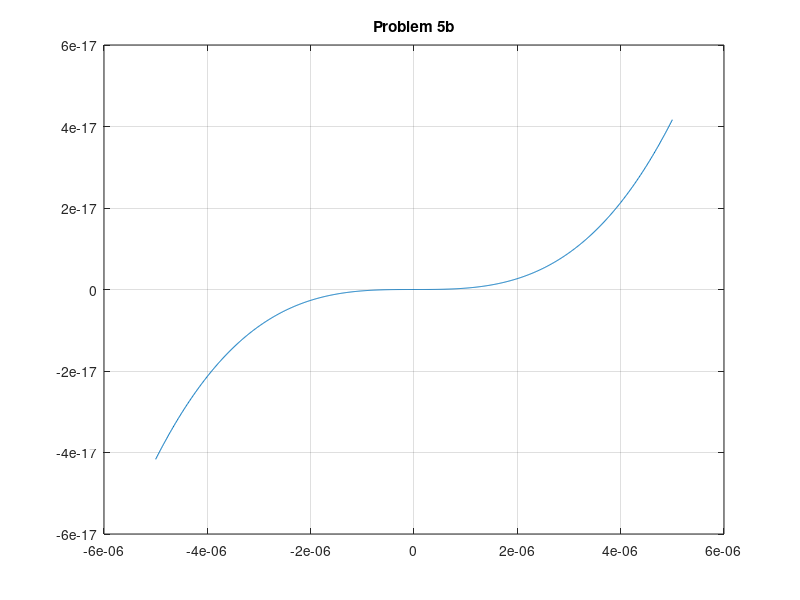

The MATLAB source for this figure:
%% Problem 1b
eps = 5e-3;
sum_pi = 0;
n = 0;

while 4/(2*n+3) > eps
    sum_pi = sum_pi + (-1)^n/(2*n+1);
    n = n + 1;
end

pi_approx = 4*sum_pi;
error = abs(pi - pi_approx);

fprintf('Approximation: %.6f\n', pi_approx)
fprintf('Actual error: %.6e\n', error)
fprintf('Number of terms: %d\n', n)
%% 1c
eps_vals = logspace(-4,-1,30);   % tolerances
N_vals = zeros(size(eps_vals));
err_act = zeros(size(eps_vals));

for k = 1:length(eps_vals)
    eps = eps_vals(k);
    sum_pi = 0;
    n = 0;

    while 4/(2*n+3) > eps
        sum_pi = sum_pi + (-1)^n/(2*n+1);
        n = n + 1;
    end

    pi_approx = 4*sum_pi;
    N_vals(k) = n;
    err_act(k) = abs(pi - pi_approx);
end

loglog(N_vals, eps_vals, 'ro-', ...
       N_vals, err_act, 'bx-')
grid on
xlabel('Number of terms N')
ylabel('Error / Tolerance')
legend('\epsilon (tolerance)', 'Actual error', 'Location','southwest')
%% 2
x = logspace(-6,-1,100);
f1 = sin(x.^2)./x.^2;
f2 = (sin(x)).^2./x.^2;

loglog(x, abs(f1-1), x, abs(f2-1))
legend('sin(x^2)/x^2','(sin x)^2/x^2')
xlabel('x')
ylabel('Error')
grid on
%% 5a
x = linspace(-5e-6,5e-6,1001);
f = log(1+x) - cos(x) - x + 1;
plot(x,f), grid on
title('Problem 5a');

%% 5b
f2 = x.^3/3 - x.^4/24;
plot(x,f2), grid on
title('Problem 5b');
%% 7
A = [3.4 2.8; 8 6.6];
b1 = [3.4; 8];
b2 = [3.41; 8];

x1 = A\b1
x2 = A\b2